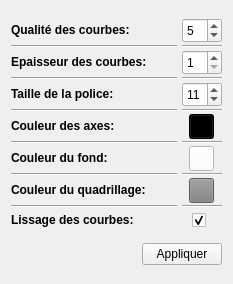
<?xml version="1.0" encoding="UTF-8"?>
<ui version="4.0">
 <class>fenetreoptions</class>
 <widget class="QWidget" name="fenetreoptions">
  <property name="geometry">
   <rect>
    <x>0</x>
    <y>0</y>
    <width>233</width>
    <height>284</height>
   </rect>
  </property>
  <property name="maximumSize">
   <size>
    <width>16777215</width>
    <height>16777215</height>
   </size>
  </property>
  <property name="windowTitle">
   <string>Options</string>
  </property>
  <property name="windowIcon">
   <iconset resource="ressources.qrc">
    <normaloff>:/icons/logoLogiciel.png</normaloff>:/icons/logoLogiciel.png</iconset>
  </property>
  <layout class="QVBoxLayout" name="verticalLayout">
   <item>
    <layout class="QGridLayout" name="gridLayout">
     <property name="horizontalSpacing">
      <number>5</number>
     </property>
     <property name="verticalSpacing">
      <number>2</number>
     </property>
     <item row="1" column="0">
      <widget class="Line" name="line">
       <property name="orientation">
        <enum>Qt::Horizontal</enum>
       </property>
      </widget>
     </item>
     <item row="0" column="0">
      <widget class="QLabel" name="label_4">
       <property name="sizePolicy">
        <sizepolicy hsizetype="Preferred" vsizetype="Preferred">
         <horstretch>0</horstretch>
         <verstretch>0</verstretch>
        </sizepolicy>
       </property>
       <property name="maximumSize">
        <size>
         <width>16777215</width>
         <height>50</height>
        </size>
       </property>
       <property name="toolTip">
        <string>la qualité est améliorée au détriment de la vitesse, et inversement.</string>
       </property>
       <property name="text">
        <string>&lt;html&gt;&lt;head/&gt;&lt;body&gt;&lt;p&gt;&lt;span style=&quot; font-weight:600;&quot;&gt;Qualité des courbes:&lt;/span&gt;&lt;/p&gt;&lt;/body&gt;&lt;/html&gt;</string>
       </property>
      </widget>
     </item>
     <item row="2" column="0">
      <widget class="QLabel" name="label">
       <property name="toolTip">
        <string/>
       </property>
       <property name="text">
        <string>&lt;strong&gt;Epaisseur des courbes:&lt;/strong&gt;</string>
       </property>
      </widget>
     </item>
     <item row="6" column="0">
      <widget class="QLabel" name="label_2">
       <property name="text">
        <string>&lt;strong&gt;Couleur des axes:&lt;/strong&gt;</string>
       </property>
      </widget>
     </item>
     <item row="8" column="0">
      <widget class="QLabel" name="label_3">
       <property name="text">
        <string>&lt;strong&gt;Couleur du fond:&lt;/strong&gt;</string>
       </property>
      </widget>
     </item>
     <item row="12" column="0">
      <widget class="QLabel" name="label_5">
       <property name="text">
        <string>&lt;strong&gt;Lissage des courbes:&lt;/strong&gt;</string>
       </property>
      </widget>
     </item>
     <item row="12" column="1">
      <layout class="QHBoxLayout" name="horizontalLayout">
       <item>
        <widget class="QCheckBox" name="lissage">
         <property name="maximumSize">
          <size>
           <width>20</width>
           <height>20</height>
          </size>
         </property>
         <property name="text">
          <string/>
         </property>
         <property name="checked">
          <bool>true</bool>
         </property>
         <property name="tristate">
          <bool>false</bool>
         </property>
        </widget>
       </item>
      </layout>
     </item>
     <item row="6" column="1">
      <layout class="QHBoxLayout" name="horizontalLayout_2">
       <item>
        <widget class="QPushButton" name="couleurAxes">
         <property name="minimumSize">
          <size>
           <width>25</width>
           <height>25</height>
          </size>
         </property>
         <property name="maximumSize">
          <size>
           <width>25</width>
           <height>25</height>
          </size>
         </property>
         <property name="styleSheet">
          <string notr="true">background-color: black;
</string>
         </property>
         <property name="text">
          <string/>
         </property>
        </widget>
       </item>
      </layout>
     </item>
     <item row="8" column="1">
      <layout class="QHBoxLayout" name="horizontalLayout_3">
       <item>
        <widget class="QPushButton" name="couleurFond">
         <property name="minimumSize">
          <size>
           <width>25</width>
           <height>25</height>
          </size>
         </property>
         <property name="maximumSize">
          <size>
           <width>25</width>
           <height>25</height>
          </size>
         </property>
         <property name="styleSheet">
          <string notr="true">background-color: white;</string>
         </property>
         <property name="text">
          <string/>
         </property>
        </widget>
       </item>
      </layout>
     </item>
     <item row="0" column="1">
      <layout class="QHBoxLayout" name="horizontalLayout_5">
       <item>
        <widget class="QSpinBox" name="distanceWidget">
         <property name="maximumSize">
          <size>
           <width>40</width>
           <height>25</height>
          </size>
         </property>
         <property name="toolTip">
          <string>distance en pixels</string>
         </property>
         <property name="minimum">
          <number>1</number>
         </property>
         <property name="maximum">
          <number>10</number>
         </property>
         <property name="value">
          <number>5</number>
         </property>
        </widget>
       </item>
      </layout>
     </item>
     <item row="2" column="1">
      <layout class="QHBoxLayout" name="horizontalLayout_6">
       <item>
        <widget class="QSpinBox" name="epaisseurWidget">
         <property name="maximumSize">
          <size>
           <width>40</width>
           <height>25</height>
          </size>
         </property>
         <property name="minimum">
          <number>1</number>
         </property>
         <property name="maximum">
          <number>5</number>
         </property>
        </widget>
       </item>
      </layout>
     </item>
     <item row="10" column="0">
      <widget class="QLabel" name="label_8">
       <property name="text">
        <string>&lt;strong&gt;Couleur du quadrillage:&lt;/strong&gt;</string>
       </property>
      </widget>
     </item>
     <item row="10" column="1">
      <layout class="QHBoxLayout" name="horizontalLayout_8">
       <item>
        <widget class="QPushButton" name="couleurQuadrillage">
         <property name="maximumSize">
          <size>
           <width>25</width>
           <height>25</height>
          </size>
         </property>
         <property name="styleSheet">
          <string notr="true">background-color: gray;</string>
         </property>
         <property name="text">
          <string/>
         </property>
        </widget>
       </item>
      </layout>
     </item>
     <item row="4" column="0">
      <widget class="QLabel" name="label_7">
       <property name="toolTip">
        <string>Taille des nombres affichés sur le graphique</string>
       </property>
       <property name="text">
        <string>&lt;html&gt;&lt;head/&gt;&lt;body&gt;&lt;p&gt;&lt;span style=&quot; font-weight:600;&quot;&gt;Taille de la police:&lt;/span&gt;&lt;/p&gt;&lt;/body&gt;&lt;/html&gt;</string>
       </property>
      </widget>
     </item>
     <item row="4" column="1">
      <layout class="QHBoxLayout" name="horizontalLayout_9">
       <item>
        <widget class="QSpinBox" name="numSize">
         <property name="maximumSize">
          <size>
           <width>40</width>
           <height>25</height>
          </size>
         </property>
         <property name="toolTip">
          <string>taille en pixels</string>
         </property>
         <property name="minimum">
          <number>8</number>
         </property>
         <property name="maximum">
          <number>16</number>
         </property>
         <property name="value">
          <number>11</number>
         </property>
        </widget>
       </item>
      </layout>
     </item>
     <item row="3" column="0">
      <widget class="Line" name="line_2">
       <property name="orientation">
        <enum>Qt::Horizontal</enum>
       </property>
      </widget>
     </item>
     <item row="5" column="0">
      <widget class="Line" name="line_3">
       <property name="orientation">
        <enum>Qt::Horizontal</enum>
       </property>
      </widget>
     </item>
     <item row="9" column="0">
      <widget class="Line" name="line_6">
       <property name="orientation">
        <enum>Qt::Horizontal</enum>
       </property>
      </widget>
     </item>
     <item row="7" column="0">
      <widget class="Line" name="line_5">
       <property name="orientation">
        <enum>Qt::Horizontal</enum>
       </property>
      </widget>
     </item>
     <item row="9" column="1">
      <widget class="Line" name="line_13">
       <property name="orientation">
        <enum>Qt::Horizontal</enum>
       </property>
      </widget>
     </item>
     <item row="11" column="0">
      <widget class="Line" name="line_7">
       <property name="orientation">
        <enum>Qt::Horizontal</enum>
       </property>
      </widget>
     </item>
     <item row="1" column="1">
      <widget class="Line" name="line_8">
       <property name="orientation">
        <enum>Qt::Horizontal</enum>
       </property>
      </widget>
     </item>
     <item row="3" column="1">
      <widget class="Line" name="line_9">
       <property name="orientation">
        <enum>Qt::Horizontal</enum>
       </property>
      </widget>
     </item>
     <item row="5" column="1">
      <widget class="Line" name="line_10">
       <property name="orientation">
        <enum>Qt::Horizontal</enum>
       </property>
      </widget>
     </item>
     <item row="7" column="1">
      <widget class="Line" name="line_12">
       <property name="orientation">
        <enum>Qt::Horizontal</enum>
       </property>
      </widget>
     </item>
     <item row="11" column="1">
      <widget class="Line" name="line_14">
       <property name="orientation">
        <enum>Qt::Horizontal</enum>
       </property>
      </widget>
     </item>
    </layout>
   </item>
   <item>
    <layout class="QHBoxLayout" name="horizontalLayout_4">
     <item>
      <spacer name="horizontalSpacer_3">
       <property name="orientation">
        <enum>Qt::Horizontal</enum>
       </property>
       <property name="sizeHint" stdset="0">
        <size>
         <width>40</width>
         <height>20</height>
        </size>
       </property>
      </spacer>
     </item>
     <item>
      <widget class="QPushButton" name="appliquer">
       <property name="text">
        <string>Appliquer</string>
       </property>
      </widget>
     </item>
    </layout>
   </item>
  </layout>
 </widget>
 <resources>
  <include location="ressources.qrc"/>
 </resources>
 <connections/>
</ui>
